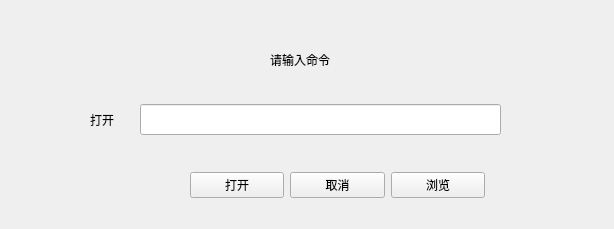
<?xml version="1.0" encoding="UTF-8"?>
<ui version="4.0">
 <class>Widget</class>
 <widget class="QWidget" name="Widget">
  <property name="geometry">
   <rect>
    <x>0</x>
    <y>0</y>
    <width>614</width>
    <height>229</height>
   </rect>
  </property>
  <property name="windowTitle">
   <string>Widget</string>
  </property>
  <widget class="QLabel" name="inputLabel">
   <property name="geometry">
    <rect>
     <x>270</x>
     <y>50</y>
     <width>131</width>
     <height>19</height>
    </rect>
   </property>
   <property name="text">
    <string>请输入命令</string>
   </property>
  </widget>
  <widget class="QLabel" name="openLabel">
   <property name="geometry">
    <rect>
     <x>90</x>
     <y>110</y>
     <width>69</width>
     <height>19</height>
    </rect>
   </property>
   <property name="text">
    <string>打开</string>
   </property>
  </widget>
  <widget class="QWidget" name="layoutWidget">
   <property name="geometry">
    <rect>
     <x>190</x>
     <y>170</y>
     <width>295</width>
     <height>30</height>
    </rect>
   </property>
   <layout class="QHBoxLayout" name="horizontalLayout">
    <item>
     <widget class="QPushButton" name="commitButton">
      <property name="text">
       <string>打开</string>
      </property>
     </widget>
    </item>
    <item>
     <widget class="QPushButton" name="cancelButton">
      <property name="text">
       <string>取消</string>
      </property>
     </widget>
    </item>
    <item>
     <widget class="QPushButton" name="browseButton">
      <property name="text">
       <string>浏览</string>
      </property>
     </widget>
    </item>
   </layout>
  </widget>
  <widget class="QLineEdit" name="cmdLineEdit">
   <property name="geometry">
    <rect>
     <x>140</x>
     <y>104</y>
     <width>361</width>
     <height>31</height>
    </rect>
   </property>
  </widget>
 </widget>
 <resources/>
 <connections/>
</ui>
